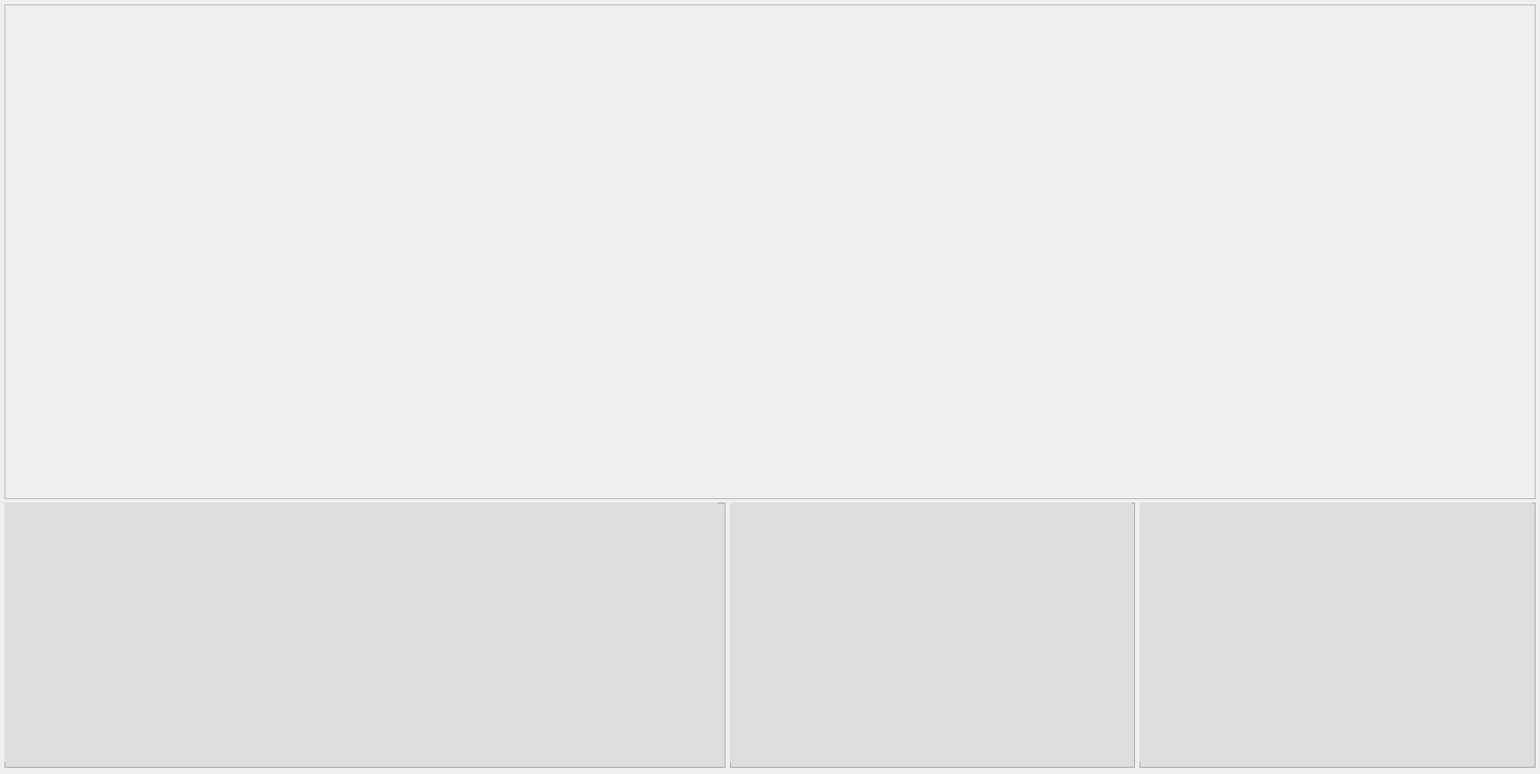
<?xml version="1.0" encoding="UTF-8"?>
<ui version="4.0">
 <class>XinyiFerControlTabWidget</class>
 <widget class="QWidget" name="XinyiFerControlTabWidget">
  <property name="geometry">
   <rect>
    <x>0</x>
    <y>0</y>
    <width>1730</width>
    <height>870</height>
   </rect>
  </property>
  <property name="windowTitle">
   <string>Form</string>
  </property>
  <widget class="QFrame" name="loginHistoryFrame">
   <property name="geometry">
    <rect>
     <x>820</x>
     <y>565</y>
     <width>455</width>
     <height>298</height>
    </rect>
   </property>
   <property name="styleSheet">
    <string notr="true">background-color: rgb(222, 222, 222);</string>
   </property>
   <property name="frameShape">
    <enum>QFrame::StyledPanel</enum>
   </property>
   <property name="frameShadow">
    <enum>QFrame::Raised</enum>
   </property>
   <widget class="QWidget" name="horizontalLayoutWidget_6">
    <property name="geometry">
     <rect>
      <x>0</x>
      <y>0</y>
      <width>451</width>
      <height>291</height>
     </rect>
    </property>
    <layout class="QHBoxLayout" name="loginHistoryFrame_horizontalLayout"/>
   </widget>
  </widget>
  <widget class="QFrame" name="alertHistoryFrame">
   <property name="geometry">
    <rect>
     <x>1280</x>
     <y>565</y>
     <width>445</width>
     <height>298</height>
    </rect>
   </property>
   <property name="styleSheet">
    <string notr="true">background-color: rgb(222, 222, 222);</string>
   </property>
   <property name="frameShape">
    <enum>QFrame::StyledPanel</enum>
   </property>
   <property name="frameShadow">
    <enum>QFrame::Raised</enum>
   </property>
   <widget class="QWidget" name="horizontalLayoutWidget_7">
    <property name="geometry">
     <rect>
      <x>0</x>
      <y>0</y>
      <width>441</width>
      <height>291</height>
     </rect>
    </property>
    <layout class="QHBoxLayout" name="alert_history_horizontalLayout"/>
   </widget>
  </widget>
  <widget class="QFrame" name="state_frame">
   <property name="geometry">
    <rect>
     <x>5</x>
     <y>565</y>
     <width>810</width>
     <height>298</height>
    </rect>
   </property>
   <property name="styleSheet">
    <string notr="true">background-color: rgb(222, 222, 222);</string>
   </property>
   <property name="frameShape">
    <enum>QFrame::StyledPanel</enum>
   </property>
   <property name="frameShadow">
    <enum>QFrame::Raised</enum>
   </property>
   <widget class="QWidget" name="horizontalLayoutWidget_5">
    <property name="geometry">
     <rect>
      <x>0</x>
      <y>0</y>
      <width>801</width>
      <height>291</height>
     </rect>
    </property>
    <layout class="QHBoxLayout" name="state_frame_horizontalLayout"/>
   </widget>
  </widget>
  <widget class="QScrollArea" name="tankScrollArea">
   <property name="geometry">
    <rect>
     <x>5</x>
     <y>5</y>
     <width>1720</width>
     <height>556</height>
    </rect>
   </property>
   <property name="widgetResizable">
    <bool>true</bool>
   </property>
   <widget class="QWidget" name="scrollAreaWidgetContents">
    <property name="geometry">
     <rect>
      <x>0</x>
      <y>0</y>
      <width>1718</width>
      <height>554</height>
     </rect>
    </property>
   </widget>
  </widget>
 </widget>
 <resources/>
 <connections/>
</ui>
